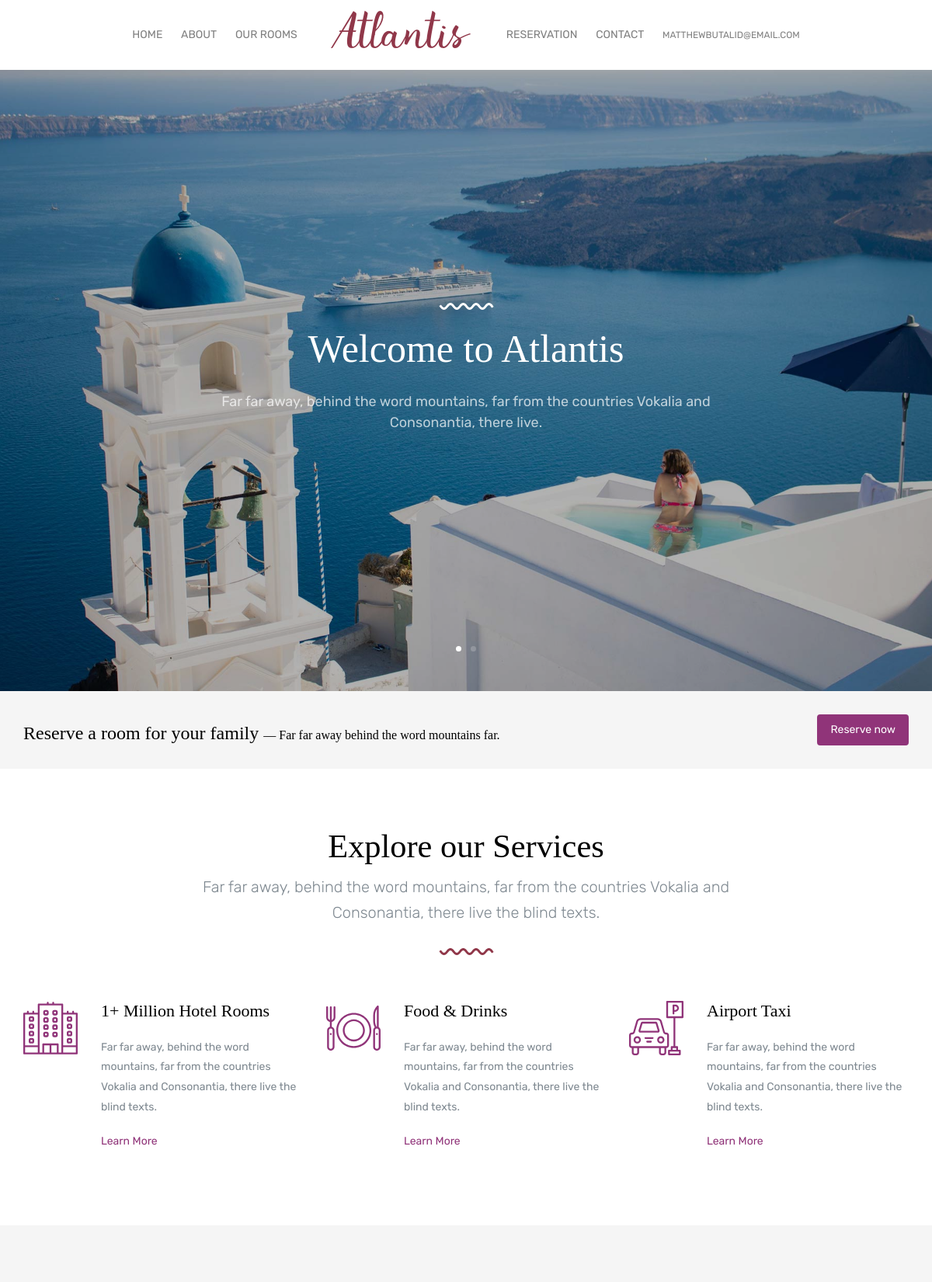
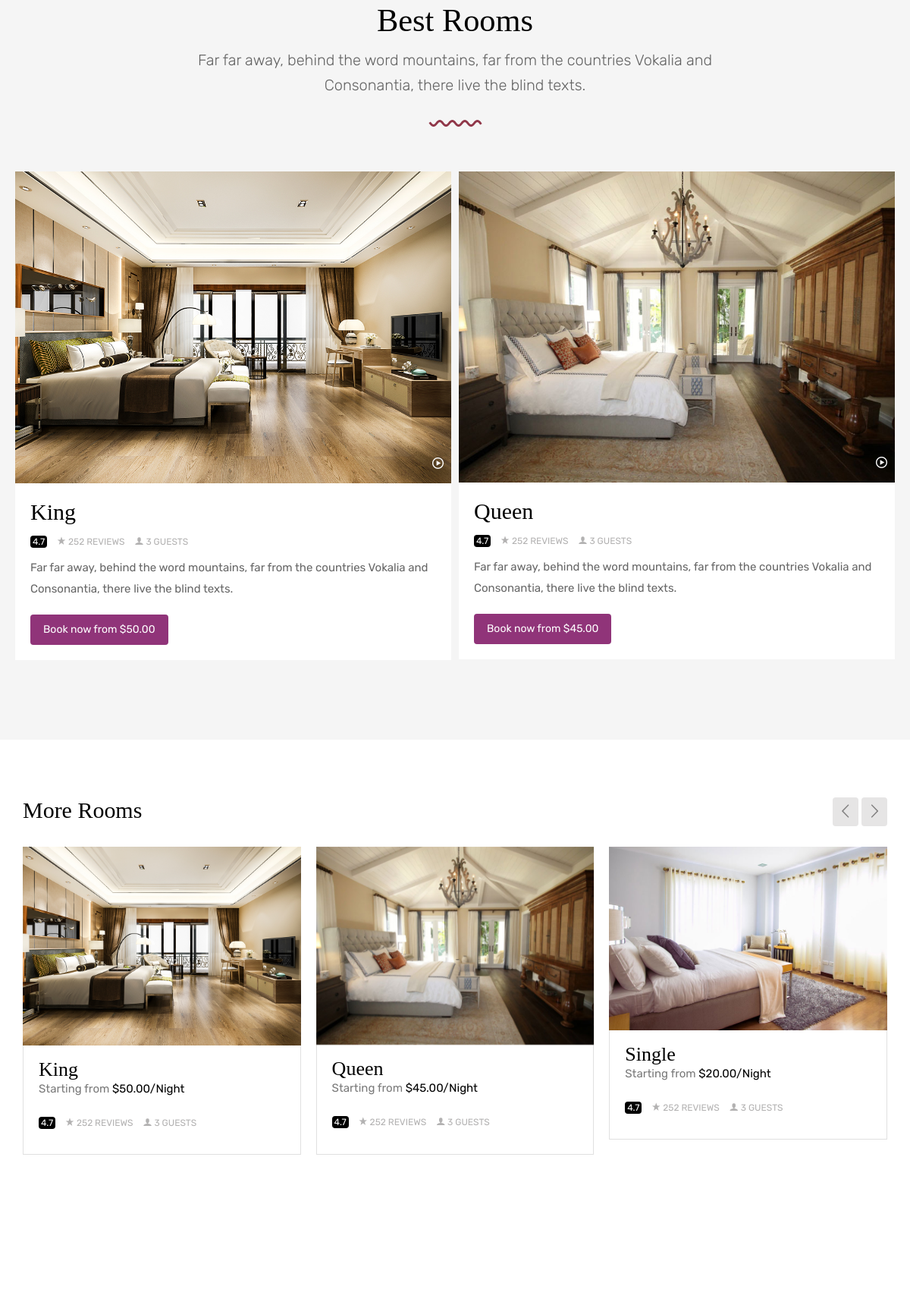
Page /index.php (signed in, upper part) on the committed database (2 pictures, top to bottom).
### tables this page shows
CREATE TABLE `slider` (
  `id` int(11) NOT NULL,
  `image` varchar(100) NOT NULL,
  `header` varchar(100) NOT NULL,
  `description` varchar(100) NOT NULL
);

CREATE TABLE `room` (
  `id` int(11) NOT NULL,
  `title` varchar(300) NOT NULL,
  `type` varchar(300) NOT NULL,
  `image` varchar(300) NOT NULL,
  `description` varchar(300) NOT NULL,
  `quantity` int(50) NOT NULL,
  `price` decimal(10,2) NOT NULL
);

### index.php (the view, shortened to what this page needs)
<?php
include('security.php');
include('header.php');
?>
      <?php
      $query = "SELECT * FROM slider";
      $query_run = mysqli_query($connection,$query);
      ?>
  <section class="probootstrap-slider flexslider">
    <ul class="slides">
      <?php
      if(mysqli_num_rows($query_run) > 0)
      {
        while($row = mysqli_fetch_array($query_run))
        {
      ?>
       <li style="background-image: url(admin/upload/<?php echo $row['image'] ?>);" class="overlay">
          <div class="container">
            <div class="row">
              <div class="col-md-10 col-md-offset-1">
                <div class="probootstrap-slider-text text-center">
                  <p><img src="img/curve_white.svg" class="seperator probootstrap-animate" alt="Free HTML5 Bootstrap Template"></p>
                  <h1 class="probootstrap-heading probootstrap-animate"><?php echo $row['header']; ?></h1>
                  <div class="probootstrap-animate probootstrap-sub-wrap"><?php echo $row['description'];?></div>
                </div>
              </div>
            </div>
          </div>
        </li>
      <?php
        }
      }
      ?>
    </ul>
  </section>
  <section class="probootstrap-cta probootstrap-light">
    <div class="container">
      <div class="row">
        <div class="col-md-12">
          <h2 class="probootstrap-cta-heading">Reserve a room for your family <span> &mdash; Far far away behind the word mountains far.</span></h2>
          <div class="probootstrap-cta-button-wrap"><a href="reservation.php" class="btn btn-primary">Reserve now</a></div>
        </div>
      </div>
    </div>
  </section>
  <section class="probootstrap-section">
    <div class="container">
      <div class="row mb30">
        <div class="col-md-8 col-md-offset-2 probootstrap-section-heading text-center">
          <h2>Explore our Services</h2>
          <p class="lead">Far far away, behind the word mountains, far from the countries Vokalia and Consonantia, there live the blind texts.</p>
          <p><img src="img/curve.svg" class="svg" alt="Free HTML5 Bootstrap Template"></p>
        </div>
      </div>
      <div class="row">
        <div class="col-md-4">
          <div class="service left-icon probootstrap-animate">
            <div class="icon">
            </div>
            <div class="text">
              <h3>1+ Million Hotel Rooms</h3>
              <p>Far far away, behind the word mountains, far from the countries Vokalia and Consonantia, there live the blind texts.</p>
              <p><a href="#" class="link-with-icon">Learn More <i class=" icon-chevron-right"></i></a></p>
            </div>
          </div>
        </div>
        <div class="col-md-4">
          <div class="service left-icon probootstrap-animate">
            <div class="icon">
            </div>
            <div class="text">
              <h3>Food &amp; Drinks</h3>
              <p>Far far away, behind the word mountains, far from the countries Vokalia and Consonantia, there live the blind texts.</p>
              <p><a href="#" class="link-with-icon">Learn More <i class=" icon-chevron-right"></i></a></p>
            </div>
          </div>
        </div>
        <div class="col-md-4">
          <div class="service left-icon probootstrap-animate">
            <div class="icon">
            </div>
            <div class="text">
              <h3>Airport Taxi</h3>
              <p>Far far away, behind the word mountains, far from the countries Vokalia and Consonantia, there live the blind texts.</p>
              <p><a href="#" class="link-with-icon">Learn More <i class=" icon-chevron-right"></i></a></p>
            </div>
          </div>
        </div>
      </div>
    </div>
  </section>
  <section class="probootstrap-section probootstrap-section-dark">
    <div class="container">
      <div class="row mb30">
        <div class="col-md-8 col-md-offset-2 probootstrap-section-heading text-center">
          <h2>Best Rooms</h2>
          <p class="lead">Far far away, behind the word mountains, far from the countries Vokalia and Consonantia, there live the blind texts.</p>
          <p><img src="img/curve.svg" class="svg" alt="Free HTML5 Bootstrap Template"></p>
        </div>
      </div>
      <div class="row probootstrap-gutter10">
        <?php
        $best = "SELECT * FROM room";
        $best_run = mysqli_query($connection,$best);
        if(mysqli_num_rows($best_run) > 0)
        {
          $count = 0;
          while($b = mysqli_fetch_assoc($best_run))
          {
            if($count < 2)
            {
        ?>
        <div class="col-md-6">
          <div class="probootstrap-block-image-text">
            <figure>
              <a href="admin/upload/<?php echo $b['image'] ?>" class="image-popup">
                <img src="admin/upload/<?php echo $b['image'] ?>" alt="Free HTML5 Bootstrap Template by uicookies.com" class="img-responsive">
              </a>
              <div class="actions">
                <a href="https://vimeo.com/45830194" class="popup-vimeo"><i class="icon-play2"></i></a>
              </div>
            </figure>
            <div class="text">
              <h3><a href="#"><?php echo $b['title']; ?></a></h3>
              <div class="post-meta">
                <ul>
                  <li><span class="review-rate">4.7</span> <i class="icon-star"></i> 252 Reviews</li>
                  <li><i class="icon-user2"></i> 3 Guests</li>
                </ul>
              </div>
              <p>Far far away, behind the word mountains, far from the countries Vokalia and Consonantia, there live the blind texts.</p>
              <p><a href="reservation.php" class="btn btn-primary">Book now from $<?php echo $b['price'];?></a></p>
            </div>
          </div>
        </div>
        <?php
            }
          $count = $count + 1;
          }
        }
      ?>
    </div>
  </section>
  <section class="probootstrap-section">
    <div class="container">
        <div class="row">
          <div class="col-md-12 probootstrap-relative">
            <h3 class="mt0 mb30">More Rooms</h3>
            <ul class="probootstrap-owl-navigation absolute right">
              <li><a href="#" class="probootstrap-owl-prev"><i class="icon-chevron-thin-left"></i></a></li>
              <li><a href="#" class="probootstrap-owl-next"><i class="icon-chevron-thin-right"></i></a></li>
            </ul>
          </div>
        </div>
        <div class="row">
          <div class="col-md-12 probootstrap-relative">
            <?php
            $room = "SELECT * FROM room";
            $room_run = mysqli_query($connection,$room);
            ?>
            <div class="owl-carousel owl-carousel-carousel">
              <?php
              if(mysqli_num_rows($room_run) > 0)
              {
                while($a = mysqli_fetch_array($room_run))
                {
              ?>
              <div class="item">
                <div class="probootstrap-room">
                  <a href="reservation.php"><img src="admin/upload/<?php echo $a['image']?>" alt="Free Bootstrap Template by uicookies.com" class="img-responsive"></a>
                  <div class="text">
                    <h3><?php echo $a['title']?></h3>
                    <p>Starting from <strong>$<?php echo $a['price']; ?>/Night</strong></p>
                    <div class="post-meta">
                      <ul>
                        <li><span class="review-rate">4.7</span> <i class="icon-star"></i> 252 Reviews</li>
                        <li><i class="icon-user2"></i> 3 Guests</li>
                      </ul>
                    </div>
                  </div>
                </div>
              </div>
              <?php
                }
              }
            ?>
            </div>
          </div>
        </div>
      </div>
  </section>
<?php include('footer.php')?>

### rows in the picture
slider: image (picture), header "Welcome to Atlantis", description "Far far away, behind the word mountains, far from the countries Vokalia and Consonantia, there live."
room: image (picture), title "King", price "50.00"
room: image (picture), title "Queen", price "45.00"
room: image (picture), title "Single", price "20.00"

### other values in the picture
$_SESSION['cusername'] "MATTHEWBUTALID@EMAIL.COM"
